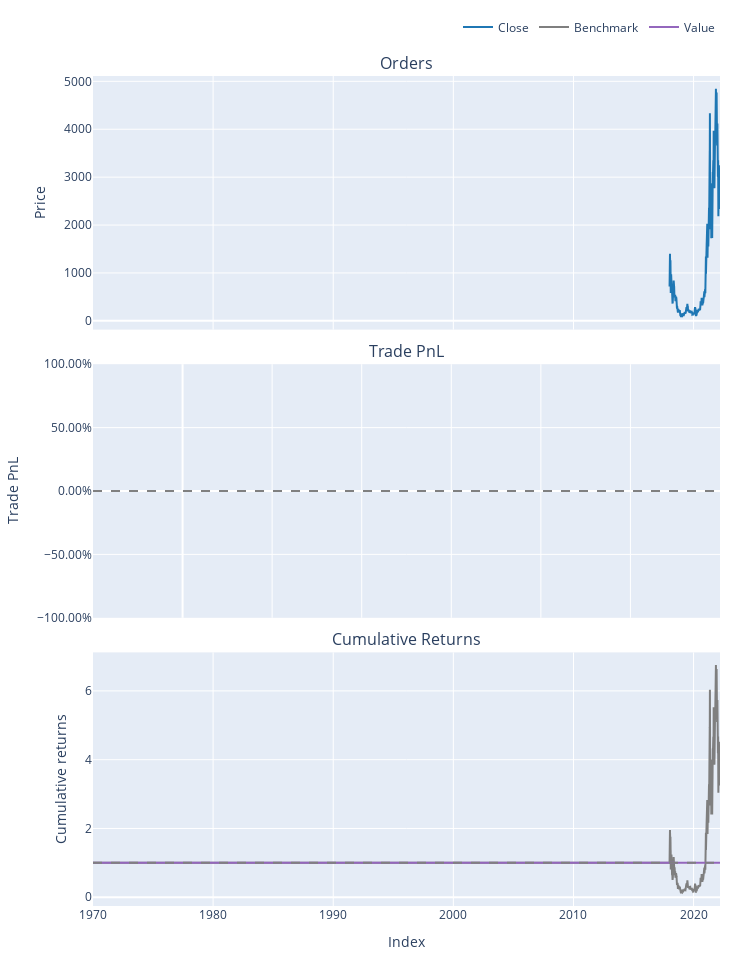

This figure's notebook cell:
### Code cell
print(portfolio.stats(settings=dict(benchmark_returns=bm_rets_90m, # Sets the benchmark returns for stats comparisons
                              frequency='90min', # Sets the frequency for stats comparisons
                              )
                )
      )
portfolio.plot().show()

### Figure 1 — Plotly figure (JSON) as saved in the notebook; plotly's stock layout.template omitted (floating-point values rounded to 4 significant figures; data arrays with more than 128 entries replaced by an {"elided": "..."} marker saying what was removed)
{"data": [{"legendgroup": "0", "line": {"color": "#1f77b4"}, "name": "Close", "showlegend": true, "type": "scatter", "uid": "b5397d1e-62a8-446a-98b3-650564b31511", "x": {"elided": "19057 str values"}, "xaxis": "x", "y": {"elided": "19057 float values"}, "yaxis": "y"}, {"legendgroup": "1", "line": {"color": "#7f7f7f"}, "name": "Benchmark", "showlegend": true, "type": "scatter", "uid": "076a3404-215e-4ef1-97a3-aff002909df5", "x": {"elided": "19057 str values"}, "xaxis": "x3", "y": {"elided": "19057 float values"}, "yaxis": "y3"}, {"legendgroup": "2", "line": {"color": "#9467bd"}, "name": "Value", "showlegend": true, "type": "scatter", "uid": "f1bdec2c-6268-46b0-a26f-e376f7e93c35", "x": {"elided": "19057 str values"}, "xaxis": "x3", "y": {"elided": "19057 int values"}, "yaxis": "y3"}, {"hoverinfo": "skip", "legendgroup": "3", "line": {"color": "rgba(0, 0, 0, 0)", "width": 0}, "opacity": 0, "showlegend": false, "type": "scatter", "uid": "8c5f697b-d7c1-47e9-9ee6-97bd01f1b8c5", "x": {"elided": "19057 str values"}, "xaxis": "x3", "y": {"elided": "19057 int values"}, "yaxis": "y3"}], "layout": {"annotations": [{"font": {"size": 16}, "showarrow": false, "text": "Orders", "x": 0.5, "xanchor": "center", "xref": "paper", "y": 1, "yanchor": "bottom", "yref": "paper"}, {"font": {"size": 16}, "showarrow": false, "text": "Trade PnL", "x": 0.5, "xanchor": "center", "xref": "paper", "y": 0.6528, "yanchor": "bottom", "yref": "paper"}, {"font": {"size": 16}, "showarrow": false, "text": "Cumulative Returns", "x": 0.5, "xanchor": "center", "xref": "paper", "y": 0.3056, "yanchor": "bottom", "yref": "paper"}], "height": 960, "legend": {"orientation": "h", "traceorder": "normal", "x": 1, "xanchor": "right", "y": 1.042, "yanchor": "bottom"}, "margin": {"b": 30, "l": 30, "r": 30, "t": 30}, "shapes": [{"line": {"color": "gray", "dash": "dash"}, "type": "line", "x0": 0, "x1": 1, "xref": "paper", "y0": 0, "y1": 0, "yref": "y2"}, {"line": {"color": "gray", "dash": "dash"}, "type": "line", "x0": 0, "x1": 1, "xref": "paper", "y0": 1, "y1": 1, "yref": "y3"}], "showlegend": true, "width": 750, "xaxis": {"anchor": "y", "domain": [0, 1], "matches": "x3", "showticklabels": false}, "xaxis2": {"anchor": "y2", "domain": [0, 1], "matches": "x3", "showticklabels": false}, "xaxis3": {"anchor": "y3", "domain": [0, 1], "title": {"text": "Index"}}, "yaxis": {"anchor": "x", "domain": [0.6944, 1], "title": {"text": "Price"}}, "yaxis2": {"anchor": "x2", "domain": [0.3472, 0.6528], "tickformat": ".2%", "title": {"text": "Trade PnL"}}, "yaxis3": {"anchor": "x3", "domain": [0, 0.3056], "title": {"text": "Cumulative returns"}}}}
